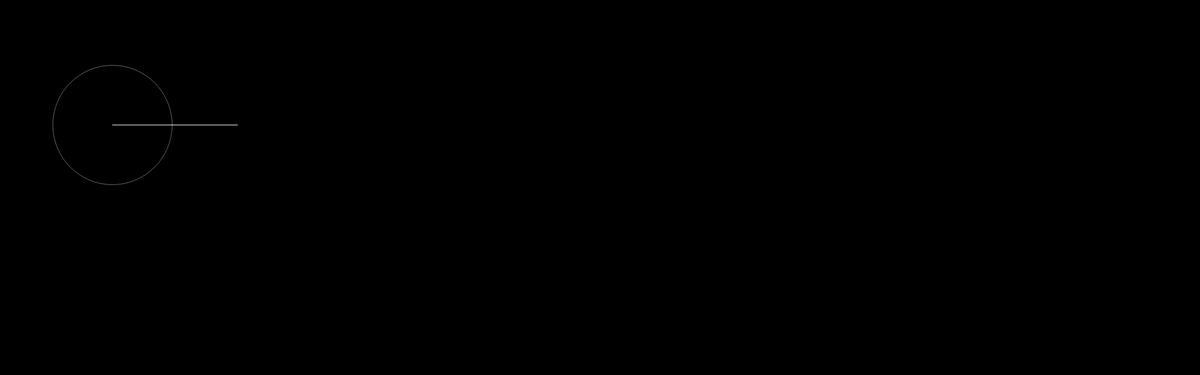
Frame 1 (no input)
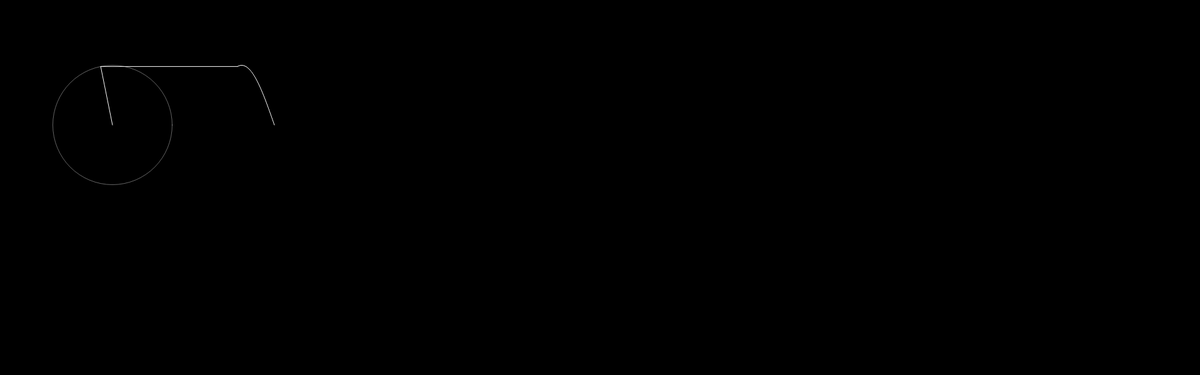
Frame 60 (no input)
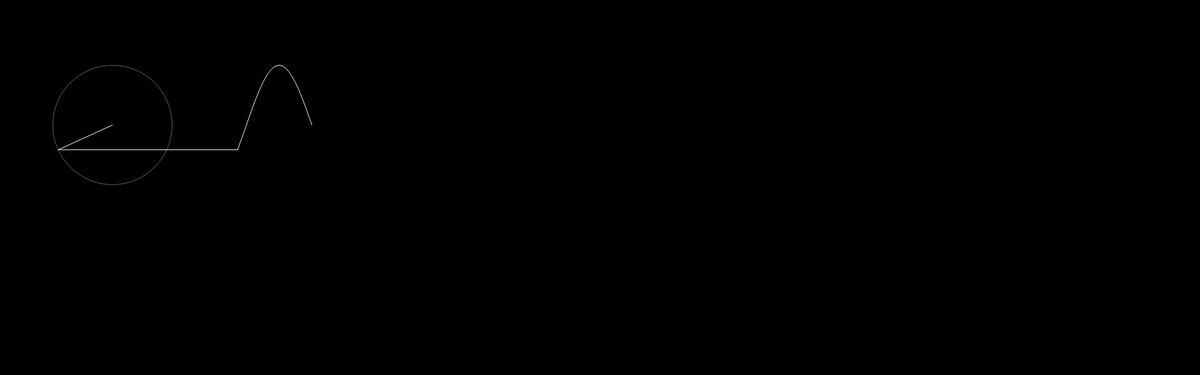
Frame 120 (the mouse pressed at the canvas centre since frame 60)

The p5.js sketch that drew these frames (run headless with seeded random() and noise() and a simulated clock; from frame 60 on, the mouse is pressed at the canvas centre):

// p5.js sketch
// ── sketch.js
let time = 0;
let wave = [];

let slider;

function setup() {
  createCanvas(1920, 600);
  slider = createSlider(1,100,1);
}

function draw() {
  background(0,0,0);
  translate(180, 200);

  let x=0;
  let y=0;


  for(let i=0;i<slider.value();i++){
    let prevx = x;
    let prevy = y;
    
    let n=2*i+1;
    // n+=i*(1/20);
    // let n=i+1;
    // if(n%2 != 0){
    //   n=-n;
    // }
  // let radius = (2/(n*PI))*75;
  let radius = (4/(n*PI))*75;

  
  x+= radius*cos(n*time);
  y+= radius*sin(n*time);




  stroke(255,100);
  noFill();
  
  ellipse(prevx,prevy,radius*2);


  // fill(255);
  stroke(255);
  line(prevx,prevy,x,y);
  // ellipse(x,y,8);

  
}
  wave.unshift(y);
  translate(200,0);
  line(x-200,y,0,wave[0]);

  beginShape();
  noFill();
  for(let i=0;i<wave.length;i++){
    vertex(i,wave[i]);
  }
  endShape();

  time -= 0.03;

  if(wave.length > 400){
    wave.pop();
  }
}
